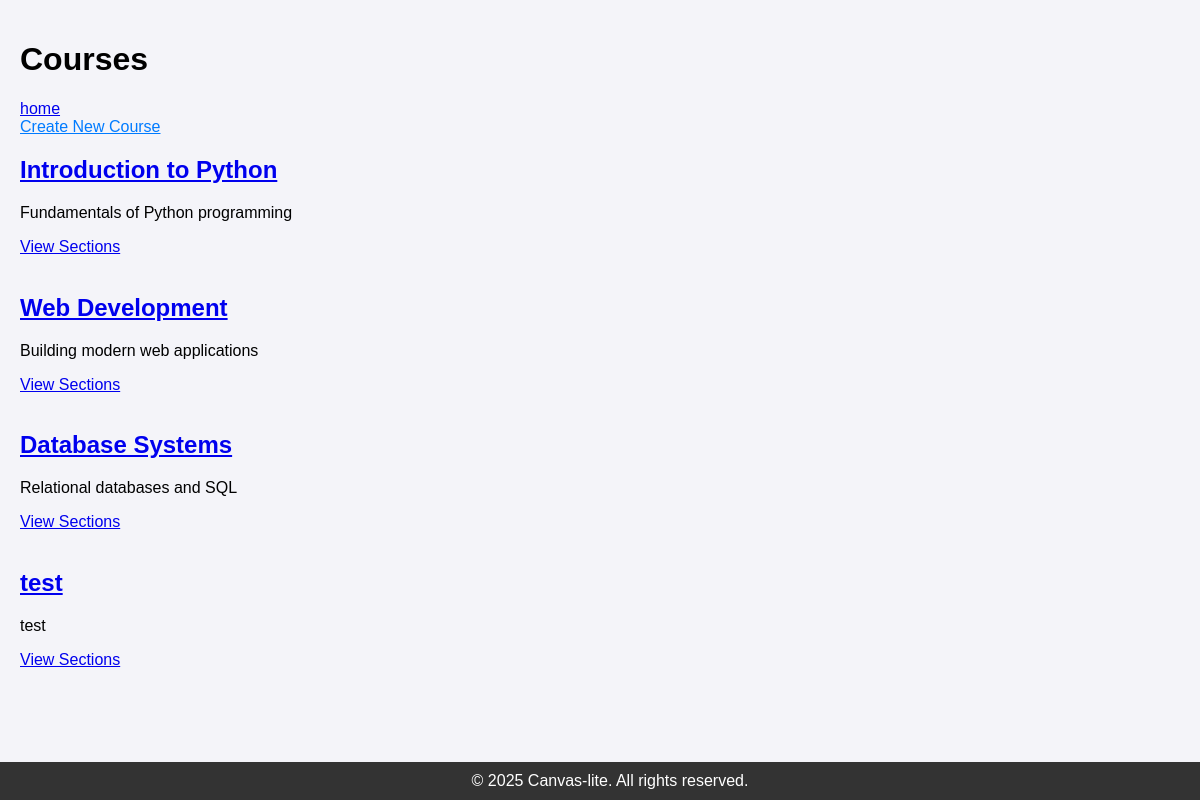
Before: /sudo/course/ (signed in) with the older database file.
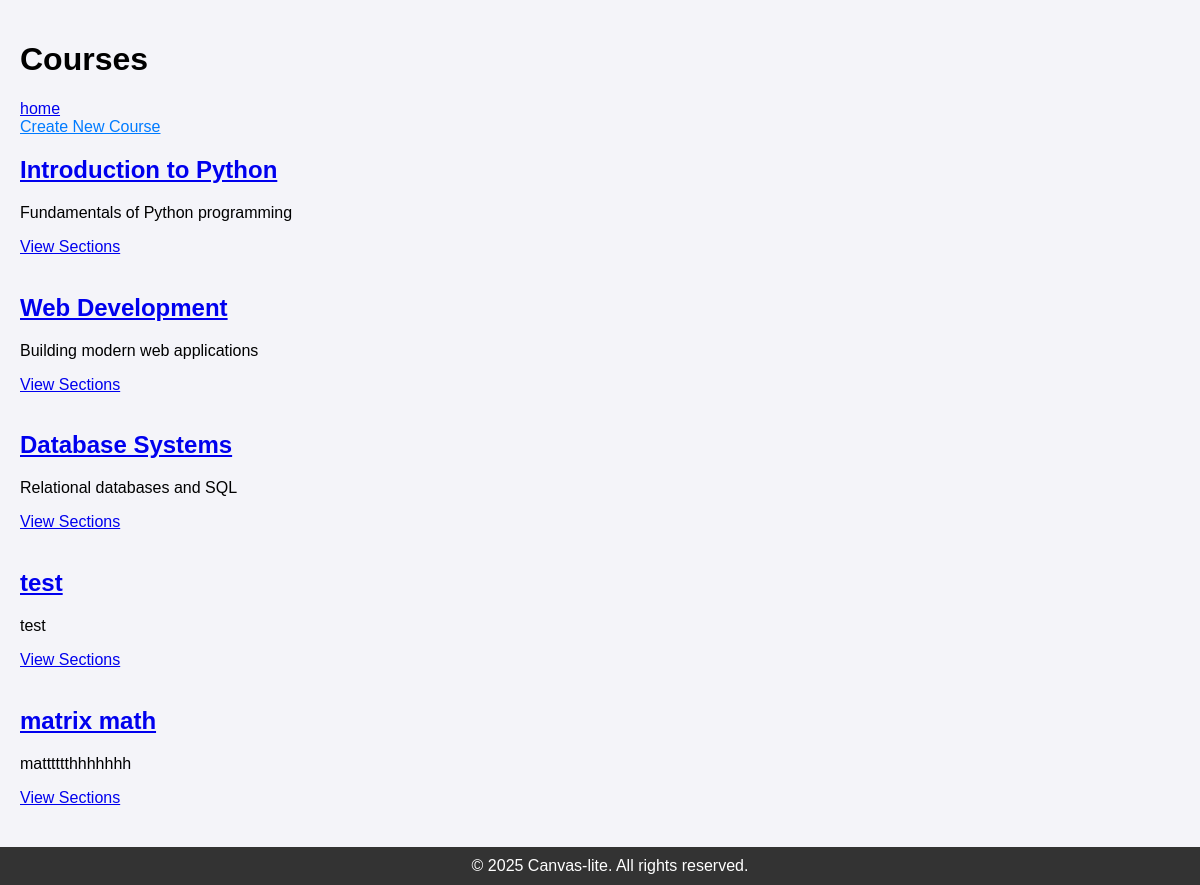
After: the same page with the newer database file.
### webapp/models/courses.py (models this page shows, shortened)
class Course(models.Model):
    name = models.CharField(default=None, max_length=50)
    description = models.TextField(blank=True)

### webapp/views/admin.py (the view)
# urls.py: path('sudo/course/', views.courses_list, name='courses_list'),
@in_groups(["Admin"])
def courses_list(request):
    courses = Course.objects.prefetch_related('sections').all()
    return render(request, 'admin_pages/list_course.html', {'courses': courses})

### webapp/views/admin.py (called while the page is built)
def in_groups(group_names):
    def check(user):
        return user.groups.filter(name__in=group_names).exists()
    return user_passes_test(check)

### templates/admin_pages/list_course.html (shortened to what this page needs)
{% extends "master.html" %}
{% load static %}
{% load site_tags %}
{% block content %}
    <h1>Courses</h1>
    <a href="{% url 'admin_home' %}">home</a><br>
    <a href="{% url 'create_model' model_name="course" %}" class="btn">Create New Course</a>
    {% for course in courses %}
        <div class="course-card">
            <h2>
                <a href="{% url 'edit_model' 'course' course.id %}">{{ course.name }}</a>
            </h2>
            <p>{{ course.description }}</p>
                <a href="{% url 'sections_list' 'course' course.id %}">View Sections</a>
        </div>
        <br>
    {% endfor %}
{% endblock %}

Changed rows visible on the page:
added Course: name "matrix math", description "matttttthhhhhhh"
